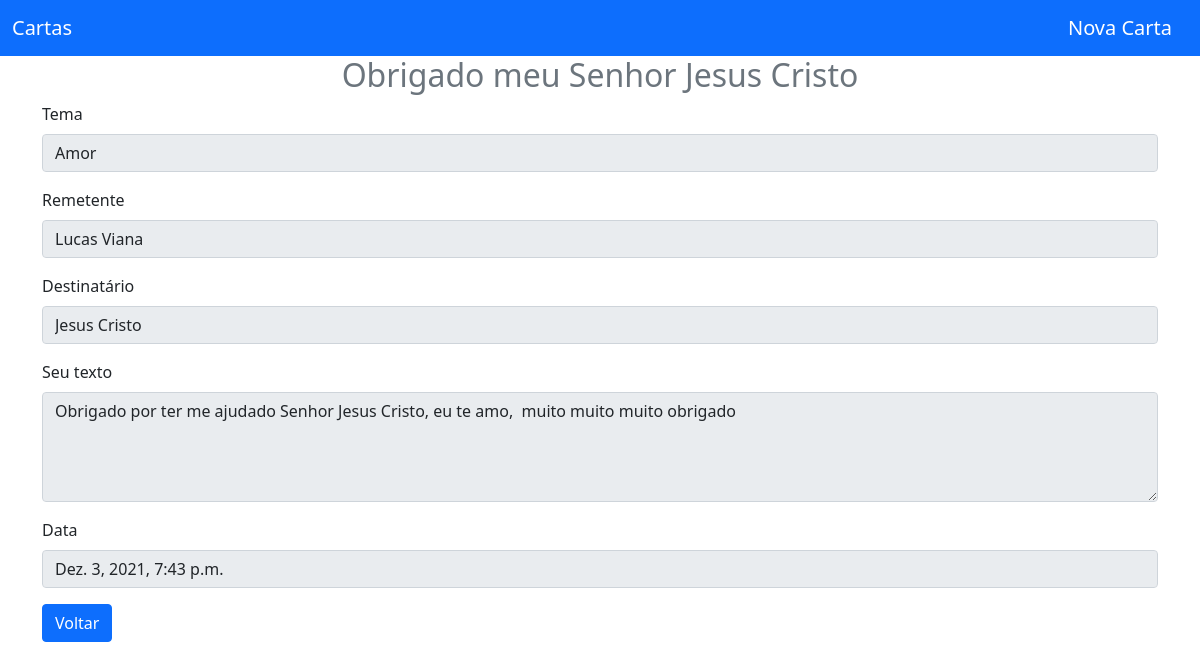
/abrir/5, run on the app's committed database.
### cartas/models.py (models this page shows)
class Carta(models.Model):
    titulo = models.CharField(max_length=255)
    tema = models.CharField(max_length=200)
    remetente = models.CharField(max_length=200)
    destinatario = models.CharField(max_length=200)
    texto = models.TextField()
    data_carta = models.DateTimeField(default=datetime.now, blank=True)

### cartas/views.py (the view)
# urls.py: path('abrir/<int:carta_id>', views.abrir_carta, name='abrir_carta'),
def abrir_carta(request, carta_id):
    carta = get_object_or_404(Carta, pk=carta_id)
    carta_a_exibir = {'carta': carta}
    return render(request, 'abrir_carta.html', carta_a_exibir)

### cartas/templates/abrir_carta.html (shortened to what this page needs)
{% extends 'base.html' %}
{% block content %}
  <main>
    <h2 class="text-muted text-center">{{carta.titulo}}</h2>
    <div class="container ">
      <form action="{% url 'atualizar_carta' %}" method="post" enctype="multipart/form-data">
        <div class="mb-3">
          <label for="tema" class="form-label">Tema</label>
          <input readonly type="text"  name="tema" class="form-control" id="tema" placeholder="Sentimentos" value="{{carta.tema}}">
        </div>
        <div class="mb-3">
          <label for="remetente" class="form-label">Remetente</label>
          <input  readonly name="remetente" type="text" class="form-control" id="remetente" placeholder="De min" value="{{carta.remetente}}">
        </div>
        <div class="mb-3">
          <label for="destinatario" class="form-label">Destinatário</label>
          <input  readonly name="destinatario" type="text" class="form-control" id="destinatario" placeholder="Para minha amada" value="{{carta.destinatario}}">
        </div>
        <div class="mb-3">
          <label for="texto" class="form-label"  >Seu texto</label>
          <textarea  readonly name="texto" class="form-control" id="texto"  rows="4" >{{carta.texto}}</textarea>
        </div>
        <div class="mb-3">
            <label for="data" class="form-label">Data</label>
            <input  readonly type="text" name="data" id="data" class="form-control" value="{{carta.data_carta}}" >
        </div>
        <a class="mb-4 btn btn-primary" href="{% url 'index' %}">Voltar</a>
      </form>
    </div>
  </main>
{% endblock%}

### data on the page
Carta: titulo "Obrigado meu Senhor Jesus Cristo", tema "Amor", remetente "Lucas Viana", destinatario "Jesus Cristo", texto "Obrigado por ter me ajudado Senhor Jesus Cristo, eu te amo, muito muito muito obrigado", data "Dez. 3, 2021, 7:43 p.m."
